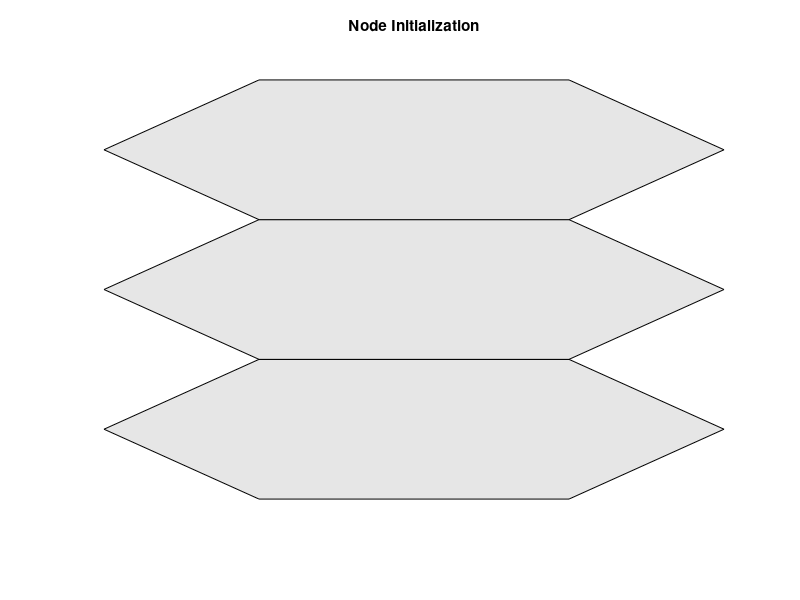

The MATLAB script that drew this image: (Note: this script raises an error after producing the figure.)
clear all;
close all;
clc;
load gp

c1=0.5;
c2=0.5;
w=0.9;
Sensing_region_length=200;  % in meter
Sensing_region_width=200;  % in meter
cluster_radius =30;  % in meter
Sensing_range=36;   % in meter
No_nodes=100;
Packet_size=512;  % in Bytes
Eo=200;  % Initial Energy

trans_power=0.02;
recei_power=0.01;
% Prediction of Number of Clusters in the Network
% xx=30;
% yy=30;
% jj=1;
% while yy<200
% while xx<200
%         center_x(jj)=xx;
%         center_y(jj)=yy;
%         xx=xx+50;
%         jj=jj+1;
% end
% xx=30;
% yy=yy+50;
% end
% center=[center_x;center_y];
% figure,
% grid on;
% hold on;
% for cc=1:length(center_x)
% [circle_x,circle_y]=drawcircle(center(:,cc),cluster_radius,[-360 360]);
% hold on;
% plot(circle_x,circle_y,'k-','LineWidth',1.5);
% ylim([0 200]);
% xlim([0 200]);
% end

% Define parameters
SNR_dB = 10; % Signal-to-Noise Ratio in dB
message = 'Hello, World!'; % Message to transmit
transmission_rate = 1000; % Transmission rate in bits per second

% Convert the message to binary data
binary_data = dec2bin(uint8(message), 8);

% Modulation (e.g., BPSK modulation)
modulated_data = 2 * (binary_data - '0') - 1;

% Add AWGN noise to simulate channel effects
SNR = 10^(SNR_dB/10);
noise_power = 1 / (2 * SNR);
received_data = awgn(modulated_data, SNR, 'measured');

% Demodulation (e.g., BPSK demodulation)
demodulated_data = (received_data + 1) / 2;



figure,
ui2={[0.9 0.9 0.9], [0.9 0.9 0.9], [0.9 0.9 0.9]};
op2=[0 2 4 6 10 14];
Frms=1000;
Vel=2e8;
p = 0.02777;
r = 0.25;
PN = 10000;
iter = 100;
b=1;
i=4;
for j=9:2:14
    t = (1/12:1/6:1)'*2*pi;
    x = 2*sin(t)+1+(i*1.5*2);
    y = 2*round(cos(t))+1+((j+2)*2);
    fill(x,y,ui2{b})
    hold on
    b=b+1;
end
title('Node Initialization');
axis off
xdimension=.08; ydimension=.08;
dx=1-xdimension;
dy=1-ydimension;
for i=1:size(nb,1)
    circle(nb(i,1),nb(i,2),0.3,'w');
    if i~=size(nb,1)
       plot([nb(i,1) nb(i+1,1)],[nb(i,2) nb(i+1,2)],'--'); 
    end
end
a=1;
for i=1:3
%     plot([X1(i), tb(i,1)], [Y1(i), tb(i,2)])
    if i~=3
       plot([tb(i,1) tb(2,1)],[tb(i,2) tb(i+1,2)],'--'); 
    end
    plot([nb(a,1) tb(i,1)],[nb(a,2) tb(i,2)],'--'); 
    a=a+1;
    plot([nb(a,1) tb(i,1)],[nb(a,2) tb(i,2)],'--'); 
    a=a+1;
end
X11 = X1;
plot(14-(rand(1,15)*2),randi([24 32],1,15)-(rand(1,15)*2),'or');
pos = [.68 .71 xdimension ydimension] ; 
axes1 = axes('position',pos);
imshow('BS.png');axis off 
pos = [.68 .47 xdimension ydimension];  
axes2 = axes('position',pos);
imshow('BS.png');axis off 
pos = [.68 .22 xdimension ydimension];  
axes3 = axes('position',pos);
imshow('BS.png');axis off 


NC=(Sensing_region_length*Sensing_region_width)/(2*(cluster_radius^2));

NCavg=(((Sensing_region_length^2)+(2*sqrt(2)*30*cluster_radius))/(2*(cluster_radius^2)));

% Clustering Using PSO
node_x=rand(1,No_nodes)*Sensing_region_length;
X_node=node_x;
node_y=rand(1,No_nodes)*Sensing_region_width;
Y_node=node_y;
w1 = rand(2, No_nodes);
w2 = rand(2, No_nodes);
Position=[node_x;node_y];
hold on;
plot(node_x,node_y,'go','MarkerSize',10,'MarkerFaceColor','g','MarkerEdgeColor','k');
hold off;
v1=rand(1,No_nodes);
v2=rand(1,No_nodes);
velocity_update=[v1;v2];

Lbest  = Position;

% Calculate Fitness of the particles
for pi = 1:size(Position,2)
    P1=Position(:,pi);
    Velo1=velocity_update(:,pi);
    PresentFitness(pi) = fitness(P1,Position,Eo,Sensing_range);    
end

fitness_Lbest  = PresentFitness ;
[fitness_Gbest,gb] = max(fitness_Lbest) ;

for gg=1:size(Position,2)
    Gbest(:,gg) = Lbest(:,gb);
end

% Calculate Velocity of Particle with their position
velocity_update = (w *velocity_update) + (w1.*(Lbest-Position)) + (w2.*(Gbest-Position));

% Update the Position with updated velocity             
Position = Position + velocity_update ;

k = 0 ;        % Assign Iteration Number
while  ( k < No_nodes )
k = k + 1;

for pi = 1:size(Position,2)
    P1=Position(:,pi);
    Velo1=velocity_update(:,pi);
    PresentFitness(pi) = fitness(P1,Position,Eo,Sensing_range); 
end

for fi = 1 : size(Position,2)
        if PresentFitness(fi) > fitness_Lbest(fi)
           fitness_Lbest(fi)  = PresentFitness(fi);  
           Lbest(:,fi) = Position(:,fi);
        end   
end
 [Gbest_PresentFit,g] = max(fitness_Lbest);
 local_best(k)=max(fitness_Lbest);
if Gbest_PresentFit > fitness_Gbest
   fitness_Gbest = Gbest_PresentFit;
end
 velocity_update = abs(w *velocity_update + (w1.*(Lbest-Position)) + (w2.*(Gbest-Position)));
 Position = Position + velocity_update;
Global_best_val(k)=fitness_Gbest;
end

[global_best,Gbest_id]=sort(Global_best_val,'descend');
cnr=1;
id_cnt=1;
cnt=1;
count=1;
cntno=1;
sensor_x=[];
sensor_y=[];
figure,
while length(Gbest_id)>0
%     length(Gbest_id)
cluster_head(cnt)=Gbest_id(cnt);
cluster_head_x(cnt)=node_x(Gbest_id(cnt));
cluster_head_y(cnt)=node_y(Gbest_id(cnt));
CH(count,1)=cluster_head_x;
CH(count,2)=cluster_head_y;
    
for hi=1:size(Position,2)
    Dist_CH(hi)=sqrt(((cluster_head_x(cnt)-node_x(hi))^2)+((cluster_head_y(cnt)-node_y(hi))^2));
end
cou=1;
for hi=1:size(Position,2)
    if Dist_CH(hi)<cluster_radius
        normal_id(cou)=hi;
        cou=cou+1;
    end
end
        node_id(id_cnt)=cou;
        id_cnt=id_cnt+1;
co=[abs(rand(1,1)) abs(rand(1,1)) abs(rand(1,1))];
cc_color(count,:)=co;
val_temp1=find(cc_color(:,1)==co(1,1));
val_temp2=find(cc_color(:,2)==co(1,2));
val_temp3=find(cc_color(:,3)==co(1,3));
if ~isempty(val_temp1)
    co(1,1)=randi([0 255],1,1)/255;
end
if ~isempty(val_temp2)
    co(1,2)=randi([0 255],1,1)/255;
end
if ~isempty(val_temp3)
    co(1,3)=randi([0 255],1,1)/255;
end
sensor{count}(1,1)=cluster_head_x;
sensor{count}(1,2)=cluster_head_y;
sensor{count}(3:(2+length(normal_id)),1)=node_x(normal_id);
sensor{count}(3:(2+length(normal_id)),2)=node_y(normal_id);
for ff=1:length(normal_id)
    val_senx{ff}=find(sensor_x==node_x(normal_id(ff)));
    val_seny{ff}=find(sensor_y==node_y(normal_id(ff)));
    if ~isempty(val_senx{ff}) && ~isempty(val_seny{ff})
        normal_id(ff)=-1;
    end
end
    normal_id(normal_id==-1)=[];
sensor_x(1,cntno:(cntno+length(normal_id)-1))=node_x(normal_id);
sensor_y(1,cntno:(cntno+length(normal_id)-1))=node_y(normal_id);
cntno=cntno+length(node_y(normal_id));
length(normal_id)
if length(normal_id)==1
grid on;
hold on;
plot(cluster_head_x,cluster_head_y,'mo','MarkerSize',10,'MarkerFaceColor',co,'MarkerEdgeColor','k','LineWidth',2.5);
else
grid on;
hold on;
plot(cluster_head_x,cluster_head_y,'mo','MarkerSize',10,'MarkerFaceColor',co,'MarkerEdgeColor','k','LineWidth',3);
hold on;
plot(node_x(normal_id),node_y(normal_id),'mo','MarkerSize',10,'MarkerFaceColor',co,'MarkerEdgeColor','k','LineWidth',1);
hold on;
[circle_x,circle_y]=drawcircle([cluster_head_x cluster_head_y],cluster_radius,[-360 360]);
plot(circle_x,circle_y,'k-','LineWidth',1.5);
end

node_x(normal_id)=-1;
node_y(normal_id)=-1;
node_x(Gbest_id(cnt))=-1;
node_y(Gbest_id(cnt))=-1;
Gbest_id(cnt)=0;
for cc=1:length(normal_id)
    coor_val=find(Gbest_id==normal_id(cc));
    Gbest_id(coor_val)=0;
end
Gbest_id(Gbest_id==0)=[];
count=count+1;
    resi=find(node_x~=-1);
    resi_node(cnr)=length(resi);
    cnr=cnr+1;
end
hold on;
for cc=1:length(cluster_head_x)
    text(CH(cc,1),CH(cc,2),num2str(cc),'FontSize',8,'HorizontalAlignment','center');
end
resi_node=sort(resi_node,'ascend');
base_station_x=[200 200];
base_station_y=[0 20];
hold on;
load I;
image(base_station_x,base_station_y,I);
ylim([0 200]);
xlim([0 220]);

% Gravitational Force Estimation
CH(end+1,:)=[200 10];

radi_val=1; 
no_point=1;
ber_pt=radi_val^2*no_point; 
num_cluster=size(CH,1);
weight_level=100; 
TS_val=0.15*sqrt(num_cluster)*radi_val;
rc=0.15*TS_val;
angle_val=0:pi:2*pi;
angle_X=rc*cos(angle_val);
angle_Y=rc*sin(angle_val);
cluster_x=CH(:,1);
cluster_y=CH(:,2);

Distance_val=zeros(num_cluster,num_cluster);
for nc1=1:num_cluster-1
    cluster_x1=cluster_x(nc1);
    cluster_y1=cluster_y(nc1);
    for nc2=nc1+1:num_cluster
        cluster_x2=cluster_x(nc2);
        cluster_y2=cluster_y(nc2);
        diff_x=cluster_x1-cluster_x2;
        diff_y=cluster_y1-cluster_y2;
        dist=sqrt(diff_x^2+diff_y^2);
        Distance_val(nc1,nc2)=dist;
        Distance_val(nc2,nc1)=dist;
    end
end

BER_val=0.5*erfc(sqrt(ber_pt./(Distance_val.^2*no_point))); 
q=1-BER_val; 
qq=q.^weight_level;
weight_node=1./qq; 
% figure;
% hold on;
% for nc1=1:num_cluster-1
%     cluster_x1=cluster_x(nc1);
%     cluster_y1=cluster_y(nc1);
%     for nc2=nc1+1:num_cluster
%         cluster_x2=cluster_x(nc2);
%         cluster_y2=cluster_y(nc2);
%         wt=weight_node(nc1,nc2);
%         plot([cluster_x1 cluster_x2],[cluster_y1 cluster_y2],'-','color',1-[1 1 1]./wt);
%     end
% end
% for nc=1:num_cluster
%     if nc==1
%         plot(cluster_x(nc)+angle_X,cluster_y(nc)+angle_Y,'r-');
%     else
%         plot(cluster_x(nc)+angle_X,cluster_y(nc)+angle_Y,'k-');
%     end
%     text(cluster_x(nc),cluster_y(nc),num2str(nc),'HorizontalAlignment','center','color',[1 0 0]);
% end
% axis equal;
% title('net graph, with - graycolor');

C=true(num_cluster,num_cluster); 
C(1:num_cluster+1:num_cluster^2)=false; 

Short_path=wdijkstra(C,weight_node,size(CH,1)); 
nc=num_cluster/5;
round_nc=round(nc);
packet=7*10^(7);
Tx_packet=packet/(10^5);
for nc=1:num_cluster-1
      distance_CH_BS=sqrt( (CH(nc,1)-(CH(end,1)) )^2 + (CH(nc,2)-(CH(end,2)) )^2 );
figure(100),
hold on;
plot(X_node,Y_node,'mo','MarkerSize',10,'MarkerFaceColor','m','MarkerEdgeColor','k','LineWidth',1);hold on;
for cx=1:size(CH,1)
[circle_x,circle_y]=drawcircle([CH(cx,1) CH(cx,2)],cluster_radius,[-360 360]);
plot(circle_x,circle_y,'k-','LineWidth',1.5);hold on;
end
    for nct=1:num_cluster
        if nct==num_cluster
            plot(cluster_x(nct)+angle_X,cluster_y(nct)+angle_Y,'ro-','MarkerSize',20,'LineWidth',2,'MarkerFaceColor','y'); 
            text(cluster_x(nct),cluster_y(nct),num2str(nct),'FontSize',8);
            plot(cluster_x(nc)+angle_X,cluster_y(nc)+angle_Y,'ro-','MarkerSize',20,'LineWidth',2,'MarkerFaceColor','y'); 
            text(cluster_x(nc),cluster_y(nc),num2str(nc),'FontSize',8)
        else
            plot(cluster_x(nct)+angle_X,cluster_y(nct)+angle_Y,'ko-','MarkerSize',10,'LineWidth',2,'MarkerFaceColor','y');
            text(cluster_x(nct),cluster_y(nct),num2str(nct),'FontSize',8)
        end
    end
    pth=Short_path{nc};
    plot(cluster_x(pth),cluster_y(pth),'k-','LineWidth',3);
    ylim([0 200]);
    xlim([0 200]);
    pause(0.3)
    packet_delay=randi([900 1000],1,1);
    Rx_Packet=randi([(Tx_packet-20) (Tx_packet)],1,1);
   if sum(nc==find(1:(num_cluster-2)))
    close(100);
   end
   Throughput(nc)=packet/packet_delay;
   PDR(nc)=(Rx_Packet/Tx_packet)*100;
end
Throughput_propos=sort(Throughput,'descend');
PDR=sort(PDR,'descend');
Network_lifetime=Throughput_propos(1,1)/Tx_packet;
% Performance Analysis
E_OEERP_res=resi_node(3);
OEERP_res=35;
LEACH_res=42;
BCDCP_res=17;
NEEC_res=19;
Residual_nodes=[E_OEERP_res OEERP_res LEACH_res BCDCP_res NEEC_res];
xx=[1 2 3 4 5];
figure(200),
subplot(2,1,1),plot(xx,Residual_nodes,'b-','LineWidth',2);hold on;
plot(xx,Residual_nodes,'cd','MarkerSize',10,'MarkerFaceColor','c','MarkerEdgeColor','k');
cnames={'E-OEERP','OEERP','LEACH','BCDCP','NEEC'};
rnames = {'Series1'};
f=figure(200);
t = uitable('Parent',f,'Data',Residual_nodes,'RowName',rnames,'ColumnName',cnames,'Position', [50 100 460 60]);
title('Residual node comparison among different protocols');

for ee=1:length(node_id)
    Einitial(ee)=Eo;
end
Eremaining=(trans_power+recei_power)*Eo*node_id;
temp_energy=Einitial-Eremaining;
Energy_consumed=mean(temp_energy);

Energy_exist(1,:)=[10 20 5 12];
Energy_exist(2,:)=[19 42 10 17];
Energy_exist(3,:)=[30 65 27 28];
Energy_exist(4,:)=[37 90 47 30];
Energy_exist(5,:)=[47 110 85 40];
Energy_exist(6,:)=[55 135 120 50];
Energy_consumed1=[(Energy_consumed/20) (Energy_consumed/10) (Energy_consumed/10*1.5) (Energy_consumed/10*2) (Energy_consumed/10*2.5) (Energy_consumed/10*3)];

E_Consumed=[Energy_consumed1(1,1) Energy_exist(1,:);Energy_consumed1(1,2) Energy_exist(2,:);Energy_consumed1(1,3) Energy_exist(3,:);Energy_consumed1(1,4) Energy_exist(4,:);Energy_consumed1(1,5) Energy_exist(5,:);Energy_consumed1(1,6) Energy_exist(6,:)];
figure('Name','Total Energy Consumption at different Time Slots','NumberTitle','off','color','White');
bar(E_Consumed,'grouped') ;
set(gca, 'XTick',1:6, 'XTickLabel',{num2str(50) num2str(100) num2str(150) num2str(200) num2str(250) num2str(300)},'fontname','Times New Roman');
legend('E-OEERP','OEERP','LEACH','DRINA','BCDCP');
xlabel('Time in Milli Seconds','fontname','Times New Roman');
ylabel('Total Energy Consumption (Joules)');
ylim([0 160]);
str=['Total Energy Consumption at different Time Slots'];
title(str,'fontsize',11,'fontname','Cambria','color','blue');

Throughput_exist(1,:)=[55000 57000 75000 17000];
Throughput_exist(2,:)=[55000 50000 74500 26000];
Throughput_exist(3,:)=[53000 52000 76000 27000];
Throughput_exist(4,:)=[52000 51000 70000 28000];
Throughput_exist(5,:)=[55000 55000 62000 29000];
Throughput_exist(6,:)=[54000 55000 56000 30000];
Throughput_total=[Throughput_propos(1,1) Throughput_exist(1,:);Throughput_propos(1,2) Throughput_exist(2,:);Throughput_propos(1,3) Throughput_exist(3,:);Throughput_propos(1,4) Throughput_exist(4,:);Throughput_propos(1,5) Throughput_exist(5,:);Throughput_propos(1,6) Throughput_exist(6,:);];

figure('Name','Throughput at different Time Slots','NumberTitle','off','color','White');
bar(Throughput_total,'grouped') ;
set(gca, 'XTick',1:6, 'XTickLabel',{num2str(50) num2str(100) num2str(150) num2str(200) num2str(250) num2str(300)},'fontname','Times New Roman')
legend('E-OEERP','OEERP','LEACH','DRINA','BCDCP');
xlabel('Time in Milli Seconds','fontname','Times New Roman');
ylabel('Throughput');
ylim([0 90000]);
str=['Throughput at different Time Slots'];
title(str,'fontsize',11,'fontname','Cambria','color','blue');

PDR_exist(1,:)=[60 63 90 20];
PDR_exist(2,:)=[62 63 97 35];
PDR_exist(3,:)=[61 63 98 36];
PDR_exist(4,:)=[61 63 85 37];
PDR_exist(5,:)=[60 62 75 37];
PDR_exist(6,:)=[61 63 65 38];
PDR_total=[PDR(1,1) PDR_exist(1,:);PDR(1,2) PDR_exist(2,:);PDR(1,3) PDR_exist(3,:);PDR(1,4) PDR_exist(4,:);PDR(1,5) PDR_exist(5,:);PDR(1,6) PDR_exist(6,:)];
time=[1 2 2.8 3.5 4 4.8];
figure('Name','Packet Delivery Ratio at different Time Slots','NumberTitle','off','color','White');
bar(PDR_total,'grouped') ;
set(gca, 'XTick',1:6, 'XTickLabel',{num2str(50) num2str(100) num2str(150) num2str(200) num2str(250) num2str(300)},'fontname','Times New Roman')
legend('E-OEERP','OEERP','LEACH','DRINA','BCDCP');
xlabel('Time in Milli Seconds','fontname','Times New Roman');
ylabel('Packet Delivery Ratio(PDR)');
ylim([0 120]);
str=['Packet Delivery Ratio at different Time Slots'];
title(str,'fontsize',11,'fontname','Cambria','color','blue');

for tt=1:length(time)
    NLifeTime(tt)=(Network_lifetime(1,1)/time(tt))*100;
end

NLife_exist(1,:)=[7000 2800 8500 4800];
NLife_exist(2,:)=[3000 1500 6500 3000];
NLife_exist(3,:)=[2000 1000 3300 2100];
NLife_exist(4,:)=[1800 1000 1500 1800];
NLife_exist(5,:)=[1200 800 1000 1300];
NLife_exist(6,:)=[1000 500 600 1000];
NLife_total=[NLifeTime(1,1) NLife_exist(1,:);NLifeTime(1,2) NLife_exist(2,:);NLifeTime(1,3) NLife_exist(3,:);NLifeTime(1,4) NLife_exist(4,:);NLifeTime(1,5) NLife_exist(5,:);NLifeTime(1,6) NLife_exist(6,:)];
figure('Name','Overall Network Lifetime at different Time Slots','NumberTitle','off','color','White');
bar(NLife_total,'grouped') ;
set(gca, 'XTick',1:6, 'XTickLabel',{num2str(50) num2str(100) num2str(150) num2str(200) num2str(250) num2str(300)},'fontname','Times New Roman')
legend('E-OEERP','OEERP','LEACH','DRINA','BCDCP');
xlabel('Time in Milli Seconds','fontname','Times New Roman');
ylabel('Network Lifetime(ms)');
ylim([0 12000]);
str=['Overall Network Lifetime at different Time Slots'];
title(str,'fontsize',11,'fontname','Cambria','color','blue');

% ===============================================
% Generate two random signals (you can replace these with your actual signals)
signal1 = randn(1, 1000); % Random signal 1
signal2 = randn(1, 1000); % Random signal 2

% Plot the original signals for visualization
figure;
subplot(2, 1, 1);
plot(signal1);
title('Signal 1');
subplot(2, 1, 2);
plot(signal2);
title('Signal 2');

SIG = [signal1 signal2];
% Compute the cross-correlation between the two signals
cross_corr = xcorr(signal1, signal2);

% Normalize the cross-correlation values to the range [-1, 1]
cross_corr = cross_corr / max(abs(cross_corr));

% Set a threshold for anomaly detection (you can adjust this threshold)
threshold = 0.9;

% Find the positions where the cross-correlation exceeds the threshold
anomaly_indices = find(cross_corr > threshold);

% Highlight the anomalies in the original signals
figure;
subplot(2, 1, 1);
plot(signal1,'bo');
title('Signal 1');
hold on;
for ii = 1:length(anomaly_indices)
    plot(anomaly_indices, SIG(anomaly_indices(ii)), 'r*');
end


hold off;

subplot(2, 1, 2);
plot(signal2,'bo');
title('Signal 2');
hold on;
plot(anomaly_indices, SIG(anomaly_indices), 'r*');
hold off;

% Display detected anomalies
disp('Anomaly positions:');
disp(anomaly_indices);

% Plot the original signals for visualization
figure;
subplot(2, 1, 1);
plot(signal1);
title('Signal 1');
xlabel('Sample');
ylabel('Amplitude');

subplot(2, 1, 2);
plot(signal2);
title('Signal 2');
xlabel('Sample');
ylabel('Amplitude');

% Compute the cross-correlation between the two signals
cross_corr = xcorr(signal1, signal2);

% Normalize the cross-correlation values to the range [-1, 1]
cross_corr = cross_corr / max(abs(cross_corr));

% Set a threshold for anomaly detection (you can adjust this threshold)
threshold = 0.9;

% Find the positions where the cross-correlation exceeds the threshold
anomaly_indices = find(cross_corr > threshold);

% % Calculate and store the differences between original data and fault data
% difference1 = signal1(anomaly_indices) - signal1(anomaly_indices);
% difference2 = signal2(anomaly_indices) - signal2(anomaly_indices);

% Highlight the anomalies in the original signals
figure;
subplot(2, 1, 1);
plot(signal1);
title('Signal 1 with Fault Data');
xlabel('Sample');
ylabel('Amplitude');
hold on;
plot(anomaly_indices, SIG(anomaly_indices), 'ro', 'MarkerSize', 8);
hold off;

subplot(2, 1, 2);
plot(signal2);
title('Signal 2 with Fault Data');
xlabel('Sample');
ylabel('Amplitude');
hold on;
plot(anomaly_indices, SIG(anomaly_indices), 'ro', 'MarkerSize', 8);
hold off;

% Display detected anomalies
disp('Anomaly positions:');
disp(anomaly_indices);


demodulated_data = (modulated_data + 1) / 2;

% Convert binary data back to characters

aa = char(demodulated_data + '0');
received_message = char(bin2dec(aa));

% Display the transmitted and received messages
disp('Transmitted Message:');
disp(message);
disp('Received Message:');
disp(received_message);

% Calculate the Bit Error Rate (BER)
bit_errors = sum(abs(demodulated_data - (modulated_data + 1) / 2)) / length(demodulated_data);
disp(['Bit Error Rate (BER): ', num2str(bit_errors)]);


% Display the differences between original data and fault data
% disp('Difference in Signal 1:');
% disp(difference1);
% disp('Difference in Signal 2:');
% disp(difference2);